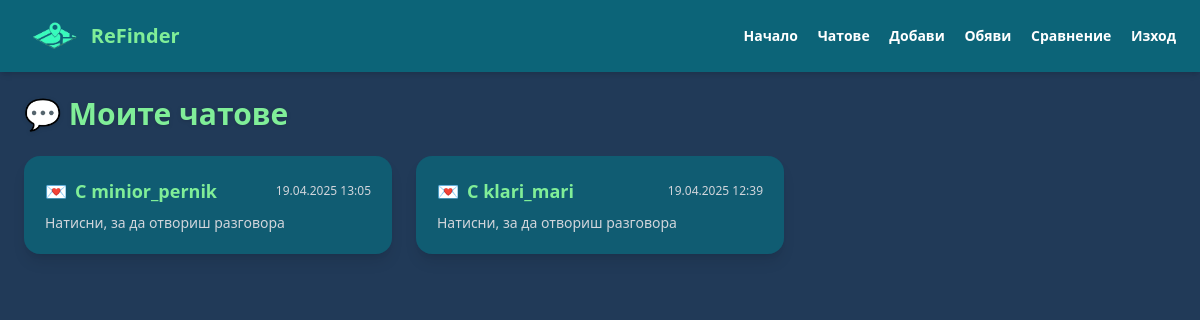
The app's page /chat/ (signed in), older data.
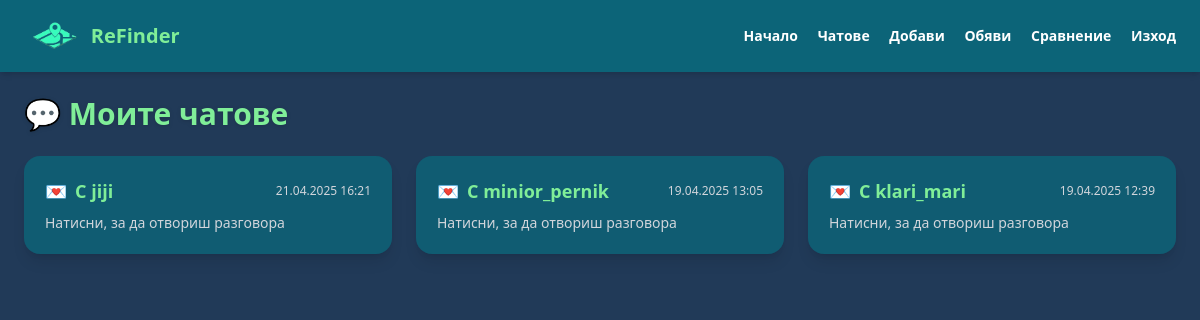
The same page, newer data.
### ReFinds/models.py (models this page shows, shortened)
class Chat(models.Model):
    participants = models.ManyToManyField(User)
    created_at = models.DateTimeField(auto_now_add=True)

### ReFinds/views.py (the view)
# urls.py: path('chat/', views.chat_list, name='chat_list'),
@login_required
def chat_list(request):
    chats = Chat.objects.filter(participants=request.user).order_by('-created_at')
    chat_data = [
        {'chat': chat, 'other_user': chat.participants.exclude(id=request.user.id).first()}
        for chat in chats
    ]
    return render(request, 'chat_list.html', {'chat_data': chat_data})

### ReFinds/templates/chat_list.html (shortened to what this page needs)
<!DOCTYPE html>
{% load static %}
<html lang="bg">
<head>
  <script src="https://cdn.tailwindcss.com"></script>
</head>
<body class="bg-[#213A58] text-white min-h-screen flex flex-col">
  <nav class="flex justify-between items-center px-6 py-4 bg-[#0C6478] shadow-md">
    <div class="flex items-center gap-2">
      <img src="{% static 'logo-removebg-preview.png' %}" alt="ReFinder Logo" class="h-10">
      <span class="text-xl font-bold text-[#80EE98]">ReFinder</span>
    </div>
    <div class="space-x-4 text-sm font-semibold">
      <a href="{% url 'home' %}" class="hover:text-[#80EE98]">Начало</a>
      <a href="{% url 'chat_list' %}" class="hover:text-[#80EE98]">Чатове</a>
      <a href="{% url 'listing' %}" class="hover:text-[#80EE98]">Добави</a>
      <a href="{% url 'ad_list' %}" class="hover:text-[#80EE98]">Обяви</a>
      <a href="{% url 'image_search' %}" class="hover:text-[#80EE98]" >Сравнение</a>
      <a href="{% url 'logout' %}" class="hover:text-[#80EE98]">Изход</a>
    </div>
  </nav>
  <div class="px-6 py-6">
    <h1 class="text-3xl font-bold text-[#80EE98] mb-6 drop-shadow">💬 Моите чатове</h1>
    {% if chat_data %}
      <ul class="grid grid-cols-1 md:grid-cols-2 lg:grid-cols-3 gap-6">
        {% for item in chat_data %}
          <li>
            <a href="{% url 'chat_detail' item.chat.id %}" class="block bg-[#0C6478]/80 hover:bg-[#15919B]/80 transition-all p-5 rounded-2xl shadow-lg border border-transparent hover:border-[#80EE98]">
              <div class="flex items-center justify-between mb-2">
                <div class="text-lg font-semibold text-[#80EE98] flex items-center gap-2">
                  💌 <span>С <strong>{{ item.other_user.username }}</strong></span>
                </div>
                <span class="text-xs text-gray-300">{{ item.chat.created_at|date:"d.m.Y H:i" }}</span>
              </div>
              <p class="text-sm text-gray-300">Натисни, за да отвориш разговора</p>
            </a>
          </li>
        {% endfor %}
      </ul>
    {% else %}
      <p class="text-gray-300 text-lg italic">Нямаш активни разговори. 🤷‍♂️</p>
    {% endif %}
  </div>
</body>
</html>

Row changes from the older to the newer data that the page shows:
added Chat: other_user.username "jiji", chat.created_at "21.04.2025 16:21"
